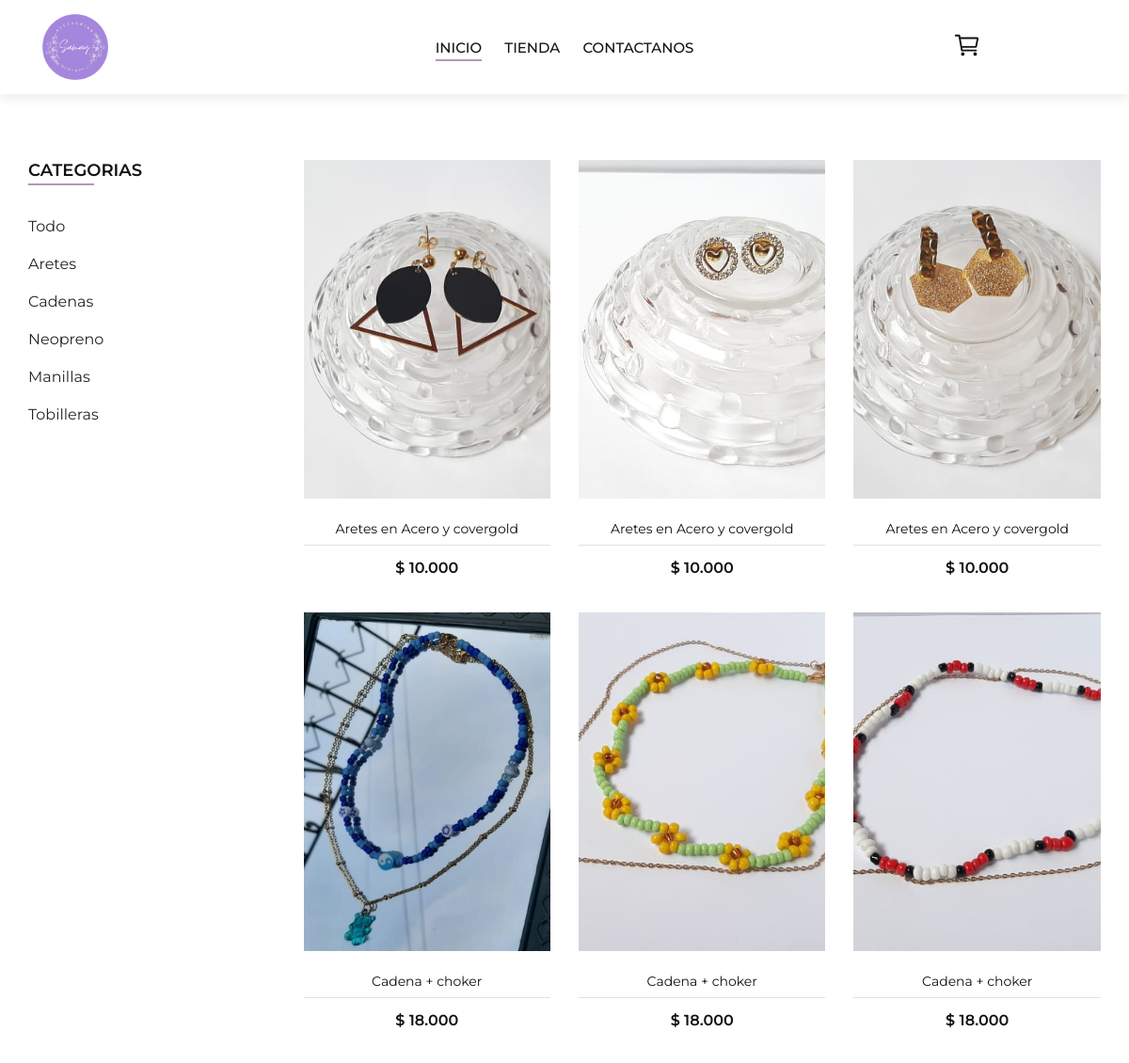
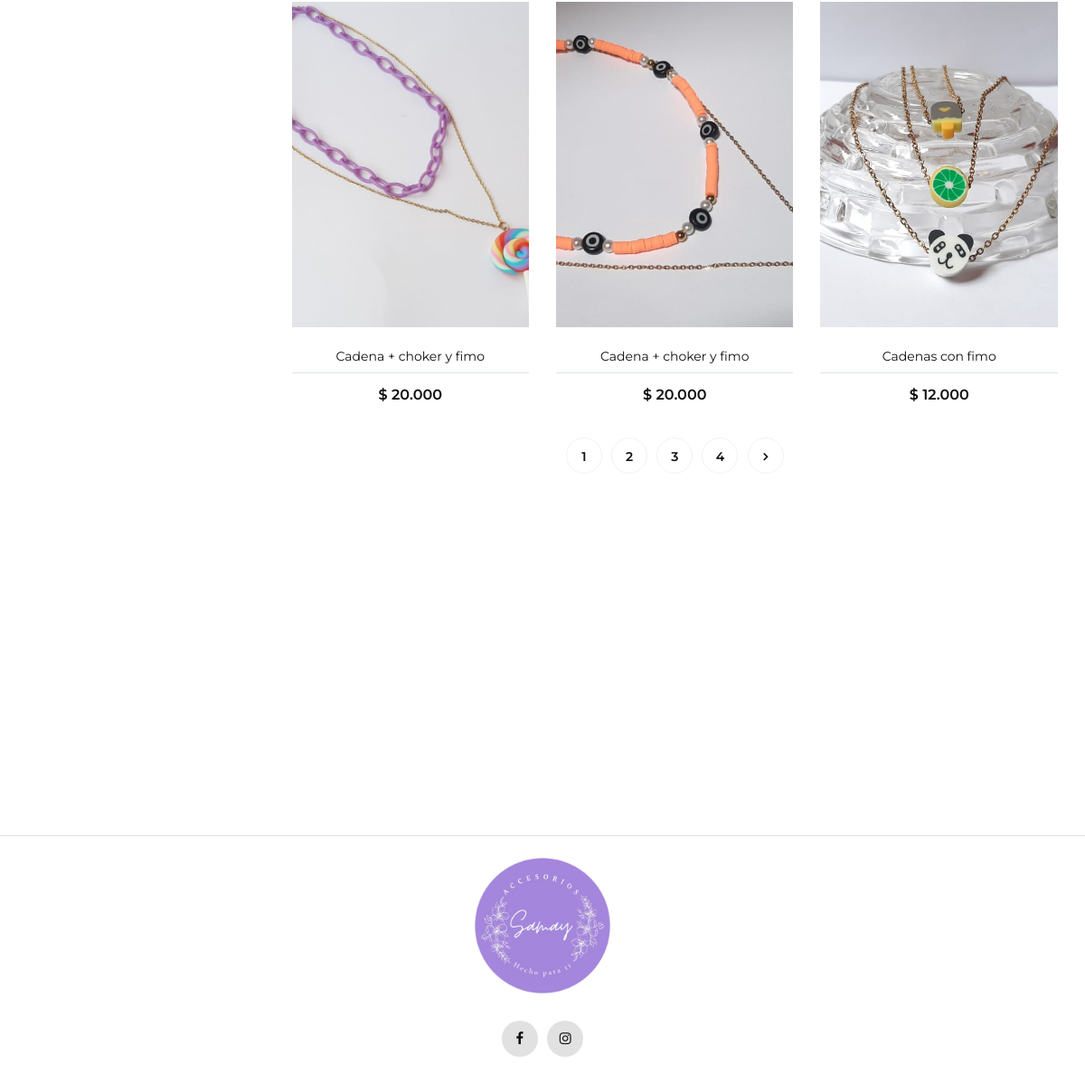
The app's page /tienda/ with its own data (2 pictures, top to bottom).
### samayShop/models.py (models this page shows, shortened)
class Categoría(models.Model):
    nombreCategoría = models.CharField(max_length= 50, unique=True)
    def __str__(self):
        return self.nombreCategoría

class Producto(models.Model):
    nombre = models.CharField(max_length = 255)
    precio = models.IntegerField()
    categoría = models.ForeignKey("Categoría", on_delete=models.CASCADE, related_name='categoría')
    identificador = models.CharField(primary_key=True, max_length=9, default=random_id, editable=False)
    img = models.ImageField(upload_to='productos', null=True)

### samayShop/views.py (the view)
# urls.py: path('tienda/', views.tienda, name="tienda"),
def tienda(request):
    categorías = Categoría.objects.all()
    categoríaName = request.GET.get('categoría')
    if categoríaName and categoríaName != 'Todo':
        instanciaCategoría = Categoría.objects.get(nombreCategoría = categoríaName)
        productos = Producto.objects.filter(categoría = instanciaCategoría)
    else:
        productos = Producto.objects.all()
    paginator = Paginator(productos, 9)
    page_number = request.GET.get('page')
    page_obj = paginator.get_page(page_number)
    return render(request, 'samayShop/tienda.html', {
        'categorías': categorías,
        "page_obj": page_obj
    })

### samayShop/context_proccesor.py (called while the page is built)
def totalCart(request):
    total = 0
    if request.session.get('cart'):
        for key, value in request.session['cart'].items():
            total += value["precio"] * value['cantidad']
    return {"total": total}

### templates/samayShop/tienda.html (shortened to what this page needs)
{% extends 'samayShop/layout.html' %}
{% load static %}
{% load humanize %}
{% block content %}
    <section class="shop spad">
        <div class="container">
            <div class="row">
                <div class="col-lg-3 col-md-3">
                    <div class="shop__sidebar">
                        <div class="sidebar__categories">
                            <div class="section-title">
                                <h4>Categorias</h4>
                            </div>
                            <ul class="categorías d-flex flex-column">
                                <li style='list-style: none;' class="active mb-2" data-filter="*"><a class="text-reset" href="?categoría=Todo">Todo</a></li>
                                {% for categoría in categorías %}
                                    <li style='list-style: none;' class="my-2" data-filter="*"><a class="text-reset" href="?categoría={{categoría}}">{{categoría}}</a></li>
                                {% endfor %}
                            </ul>
                        </div>
                    </div>
                </div>
                <div class="col-lg-9 col-md-9">
                    <div class="row">
                        {% for producto in page_obj %}
                            <div class="col-lg-4 col-md-6">
                                <div class="product__item">
                                    <div class="product__item__pic set-bg" data-setbg="../../media/{{producto.img}}">
                                        <ul class="product__hover">
                                        </ul>
                                    </div>
                                    <div class="product__item__text">
                                        <h6 class="border-bottom pb-2 mb-1" ><a href="#">{{producto.nombre}}</a></h6>
                                        <div class="product__price pt-2">$ {{producto.precio | intcomma}}</div>
                                    </div>
                                </div>
                            </div>
                        {% endfor %}
                        <div class="col-lg-12 text-center">
                            <span class="pagination__option">
                                {% for pages in page_obj.paginator.page_range %}
                                    <a href="?page={{pages}}">{{pages}}</a>
                                {% endfor %}
                                {% if page_obj.has_next %}
                                    <a class="fa fa-angle-right" href="?page={{ page_obj.next_page_number }}"></a>
                                {% endif %}
                            </span>
                        </div>
                    </div>
                </div>
            </div>
        </div>
    </section>
    <div class="instagram">
        <div class="container-fluid">
            <div class="row">
                <div class="col-lg-2 col-md-4 col-sm-4 p-0">
                    <div class="instagram__item set-bg" data-setbg="https://i.ibb.co/8MVshDB/Captura-web-20-11-2021-17159-www-instagram-com.jpg">
                    </div>
                </div>
                <div class="col-lg-2 col-md-4 col-sm-4 p-0">
                    <div class="instagram__item set-bg" data-setbg="https://i.ibb.co/Jjfr0P1/Captura-web-20-11-2021-171216-www-instagram-com.jpg">
                    </div>
                </div>
                <div class="col-lg-2 col-md-4 col-sm-4 p-0">
                    <div class="instagram__item set-bg" data-setbg="https://i.ibb.co/S7sBJNY/Captura-web-20-11-2021-17938-www-instagram-com.jpg">
                    </div>
                </div>
                <div class="col-lg-2 col-md-4 col-sm-4 p-0">
                    <div class="instagram__item set-bg" data-setbg="https://i.ibb.co/7K61LB2/Captura-web-20-11-2021-17631-www-instagram-com.jpg">
                    </div>
                </div>
                <div class="col-lg-2 col-md-4 col-sm-4 p-0">
                    <div class="instagram__item set-bg" data-setbg="https://i.ibb.co/s6MMyVz/Captura-web-20-11-2021-17227-www-instagram-com.jpg">
                    </div>
                </div>
                <div class="col-lg-2 col-md-4 col-sm-4 p-0">
                    <div class="instagram__item set-bg" data-setbg="https://i.ibb.co/Bzc9TyY/Collar.jpg">
                    </div>
                </div>
            </div>
        </div>
    </div>
{% endblock %}

### templates/samayShop/layout.html (shortened to what this page needs)
{% load static %}
<!DOCTYPE html>
<html lang="es">
<head>
    <link rel="stylesheet" href="{% static 'samayShop/css/bootstrap.min.css' %}" type="text/css">
    <link rel="stylesheet" href="{% static 'samayShop/css/font-awesome.min.css' %}" type="text/css">
    <link rel="stylesheet" href="{% static 'samayShop/css/elegant-icons.css'%}" type="text/css">
    <link rel="stylesheet" href="{% static 'samayShop/css/jquery-ui.min.css'%}" type="text/css">
    <link rel="stylesheet" href="{% static 'samayShop/css/magnific-popup.css'%}" type="text/css">
    <link rel="stylesheet" href="{% static 'samayShop/css/owl.carousel.min.css'%}" type="text/css">
    <link rel="stylesheet" href="{% static 'samayShop/css/slicknav.min.css'%}" type="text/css">
    <link rel="stylesheet" href="{% static 'samayShop/css/style.css' %}" type="text/css">
</head>
<body>
    <header class="header">
        <div class="container-fluid ">
            <div class="row d-flex align-items-center">
                <div class="col-xl-3 col-lg-2">
                    <div class="header__logo">
                        <a href="{% url 'index' %}"><img src="{% static 'samayShop/img/logo.png' %}" alt="logo empresa" width="70px"></a>
                    </div>
                </div>
                <div class="col-xl-6 col-lg-7  text-center">
                    <nav class="header__menu">
                        <ul>
                            <li class="active"><a href="{% url 'index' %}">Inicio</a></li>
                            <li><a href="{% url 'tienda' %}">Tienda</a></li>
                            <li><a href="{% url 'contacto' %}">Contactanos</a></li>
                        </ul>
                    </nav>
                </div>
                <div class="col-lg-3">
                    <div class="header__right  ">
                        <ul class="header__right__widget d-flex justify-content-center align-items-center">
                            <li><a href="{% url 'carrito' %}"><ion-icon style="font-size: 30px;" name="cart-outline"></ion-icon></a></li>
                        </ul>
                    </div>
                </div>
            </div>
        </div>
    </header>
    {% block content %}
    {% endblock %}
     <footer class="footer border-top pt-4 pb-4">
        <div class="container">
            <div class="row d-flex flex-column">
                <div class="col-lg-12 col-md-12 col-sm-12">
                    <div class="footer__about">
                        <div class="footer__logo text-center">
                            <a href="./index.html"><img src="{% static 'samayShop/img/logo.png' %}" alt="logo empresa" width="150px"></a>
                        </div>
                    </div>
                </div>
                <div class="col-lg-12 col-md-12 col-sm-12">
                    <div class="footer__social text-center">
                        <a href="https://www.facebook.com/%F0%9D%95%8A%F0%9D%95%92%F0%9D%95%9E%F0%9D%95%92%F0%9D%95%AA-%F0%9D%95%92%F0%9D%95%94%F0%9D%95%94%F0%9D%95%96%F0%9D%95%A4%F0%9D%95%A0%F0%9D%95%A3%F0%9D%95%9A%F0%9D%95%A0%F0%9D%95%A4-109592838055287/" target="_blank"><i class="fa fa-facebook"></i></a>
                        <a href="https://www.instagram.com/samay_accesorios_/" target="_blank"><i class="fa fa-instagram"></i></a>
                    </div>
                </div>
            </div>
        </div>
    </footer>
    </body>
</html>

### static/samayShop/css/style.css (style rules this page uses)
html, body { height: 100%; font-family: "Montserrat", sans-serif; -webkit-font-smoothing: antialiased; }
h1, h2, h3, h4, h5, h6 { margin: 0; color: #111111; font-weight: 400; font-family: "Montserrat", sans-serif; }
h4 { font-size: 24px; }
h6 { font-size: 16px; }
img { max-width: 100%; }
ul, ol { padding: 0; margin: 0; }
.section-title { margin-bottom: 45px; }
.section-title h4 { color: #111111; font-weight: 600; text-transform: uppercase; position: relative; display: inline-block; }
.section-title h4:after { position: absolute; left: 0; bottom: -4px; height: 2px; width: 70px; background: #B695C0; content: ""; }
.set-bg { background-repeat: no-repeat; background-size: cover; background-position: top center; }
.spad { padding-top: 100px; padding-bottom: 100px; }
.header { background: #ffffff; -webkit-box-shadow: 0px 5px 10px rgba(91, 91, 91, 0.1); box-shadow: 0px 5px 10px rgba(91, 91, 91, 0.1); }
.header__logo { padding: 15px 0; }
.header__logo a { display: inline-block; }
.header__menu { padding: 30px 0 27px; }
.header__menu ul li { list-style: none; display: inline-block; margin-right: 40px; position: relative; }
.header__menu ul li.active a:after { -webkit-transform: scale(1); -ms-transform: scale(1); transform: scale(1); }
.header__menu ul li:last-child { margin-right: 0; }
.header__menu ul li a { font-size: 15px; text-transform: uppercase; color: #111111; font-weight: 500; display: block; padding: 2px 0; position: relative; }
.header__menu ul li a:after { position: absolute; left: 0; bottom: 0; width: 100%; height: 2px; background: #B695C0; content: ""; -webkit-transition: all, 0.5s; -o-transition: all, 0.5s; transition: all, 0.5s; -webkit-transform: scale(0); -ms-transform: scale(0); transform: scale(0); }
.header__right { text-align: right; padding: 30px 0 27px; }
.header__right__widget { display: inline-block; }
.header__right__widget li { list-style: none; display: inline-block; font-size: 18px; color: #111111; margin-right: 20px; cursor: pointer; }
.header__right__widget li:last-child { margin-right: 0; }
.header__right__widget li a { font-size: 18px; color: #111111; position: relative; }
.instagram__item { height: 320px; display: -webkit-box; display: -ms-flexbox; display: flex; -webkit-box-align: center; -ms-flex-align: center; align-items: center; -webkit-box-pack: center; -ms-flex-pack: center; justify-content: center; position: relative; z-index: 1; }
.instagram__item:after { position: absolute; left: 0; top: 0; height: 100%; width: 100%; background: rgba(255, 255, 255, 0.9); content: ""; opacity: 0; z-index: -1; -webkit-transition: all, 0.3s; -o-transition: all, 0.3s; transition: all, 0.3s; }
.footer { padding-top: 55px; }
.footer__about { margin-bottom: 30px; }
.footer__logo { margin-bottom: 20px; }
.footer__social a { display: inline-block; height: 40px; width: 40px; background: #e1e1e1; font-size: 15px; color: #111111; line-height: 40px; text-align: center; border-radius: 50%; margin-right: 6px; margin-bottom: 5px; }
.footer__social a:last-child { margin-right: 0; }
.product__item { margin-bottom: 35px; }
.product__item__pic { height: 360px; position: relative; overflow: hidden; }
.product__hover { position: absolute; left: 0; width: 100%; bottom: 30px; text-align: center; }
.product__item__text { text-align: center; padding-top: 22px; }
.product__item__text h6 a { font-size: 14px; color: #111111; }
.product__item__text .product__price { color: #111111; font-weight: 600; }
.shop { padding-top: 70px; padding-bottom: 80px; }
.sidebar__categories { margin-bottom: 50px; }
.sidebar__categories .section-title { margin-bottom: 35px; }
.sidebar__categories .section-title h4 { font-size: 18px; }
.pagination__option a { display: inline-block; height: 40px; width: 40px; border: 1px solid #f2f2f2; border-radius: 50%; font-size: 14px; color: #111111; font-weight: 600; line-height: 40px; text-align: center; -webkit-transition: all, 0.3s; -o-transition: all, 0.3s; transition: all, 0.3s; margin-right: 6px; }
.pagination__option a:last-child { margin-right: 0; }
@media only screen and (min-width: 1200px) and (max-width: 1599px) { .header__menu ul li { margin-right: 20px; } }
@media only screen and (min-width: 1200px) and (max-width: 1599px) { .header { padding: 0 30px; } }
@media only screen and (min-width: 1200px) { .container { max-width: 1170px; } }

### records on screen
Categoría: nombreCategoría "Aretes"
Categoría: nombreCategoría "Cadenas"
Categoría: nombreCategoría "Neopreno"
Categoría: nombreCategoría "Manillas"
Categoría: nombreCategoría "Tobilleras"
Producto: shows a picture, nombre "Aretes en Acero y covergold", precio "10.000"
Producto: shows a picture, nombre "Aretes en Acero y covergold", precio "10.000"
Producto: shows a picture, nombre "Aretes en Acero y covergold", precio "10.000"
Producto: shows a picture, nombre "Cadena + choker", precio "18.000"
Producto: shows a picture, nombre "Cadena + choker", precio "18.000"
Producto: shows a picture, nombre "Cadena + choker", precio "18.000"
Producto: shows a picture, nombre "Cadena + choker y fimo", precio "20.000"
Producto: shows a picture, nombre "Cadena + choker y fimo", precio "20.000"
Producto: shows a picture, nombre "Cadenas con fimo", precio "12.000"

### other values on screen
{{ pages }} "1" "2" "3" "4"
